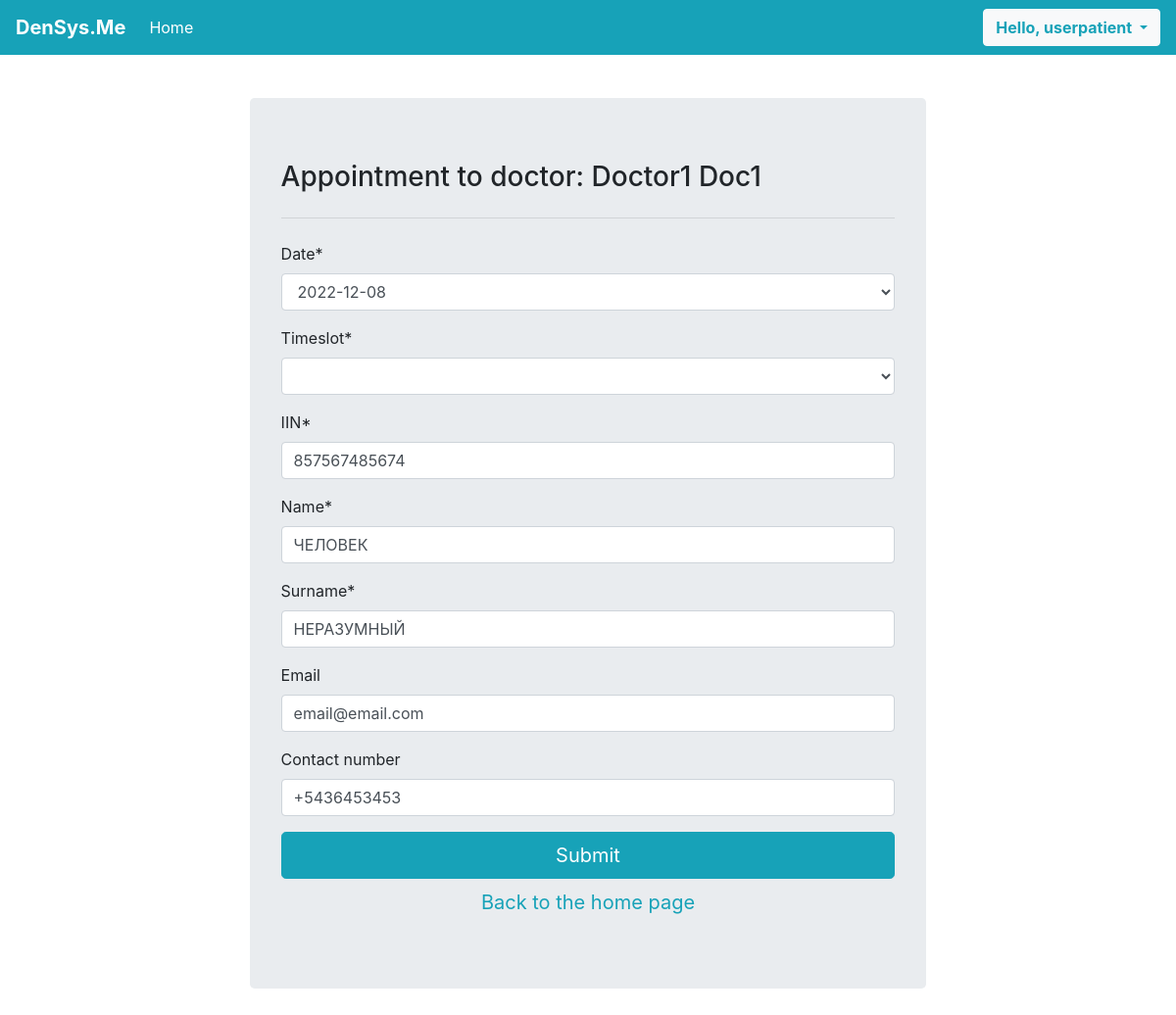
The app's page /request_appointment/1 (signed in) with its own data.
### sys_base/models.py (models this page shows, shortened)
class Account(AbstractUser):
    pass

class Appointment(models.Model):
    class Meta:
        unique_together = ('doctor', 'date', 'timeslot')
    TIMESLOT_LIST = (
        ('09:00 – 09:30', '09:00 – 09:30'),
        ('10:00 – 10:30', '10:00 – 10:30'),
        ('11:00 – 11:30', '11:00 – 11:30'),
        ('12:00 – 12:30', '12:00 – 12:30'),
        ('13:00 – 13:30', '13:00 – 13:30'),
        ('14:00 – 14:30', '14:00 – 14:30'),
        ('15:00 – 15:30', '15:00 – 15:30'),
        ('16:00 – 16:30', '16:00 – 16:30'),
        ('17:00 – 17:30', '17:00 – 17:30'),
    )
    DATE_LIST=[]
    for i in range(0,7):
        day = date.today() + timedelta(days=i)
        DATE_LIST.append((str(day), str(day)))
    doctor = models.ForeignKey(Doctor, on_delete=models.CASCADE, null=True)
    patient = models.ForeignKey(Patient, on_delete=models.CASCADE, null=True)
    patient_iin = models.CharField(max_length=60, blank=True)
    date = models.CharField(choices=DATE_LIST, max_length=60)
    timeslot = models.CharField(choices=TIMESLOT_LIST, max_length=60)
    prescription = models.TextField(blank=True)
    status = models.CharField(blank=True, default='unscheduled', max_length=30)

class Patient(models.Model):
    account = models.OneToOneField(
        settings.AUTH_USER_MODEL,
        on_delete=models.CASCADE,
        blank=True,
        null=True,
    )
    date_of_birth = models.DateField(blank=True, null=True)
    iin = models.CharField(unique=True, default='', max_length = 12, validators = [validators.MinLengthValidator(12), charfield_is_number_validator])
    name = models.CharField(max_length = 30)
    surname = models.CharField(max_length = 30)
    middlename = models.CharField(max_length = 30, blank=True, default='')
    blood_group = models.CharField(max_length = 3, blank=True,
        choices=(
            ('A+', 'A+'),
            ('A-', 'A-'),
            ('B+', 'B+'),
            ('B-', 'B-'),
            ('O+', 'O-'),
            ('AB+', 'AB+'),
            ('AB-', 'AB-'),
        )
    )
    contact_number = models.CharField(
        blank=True,
        max_length = 11,
        validators = [
            validators.RegexValidator(
                "^\\+?\\d{1,4}?[-.\\s]?\\(?\\d{1,3}?\\)?[-.\\s]?\\d{1,4}[-.\\s]?\\d{1,4}[-.\\s]?\\d{1,9}$",
                message = "Incorrect Phone Number"
            ),
            validators.MinLengthValidator(11)
        ]
    )
    email = models.CharField(blank=True, max_length = 30 ,validators = [validators.EmailValidator])
    address = models.CharField(blank=True, max_length = 30)
    marital_status = models.CharField(max_length = 30, blank=True,
        choices=(
            ('Married', 'Married'),
            ('NotMarried', 'Not Married'),
        ))
    registration_date = models.DateField(auto_now_add = True, blank=True)

### sys_base/views.py (the view, shortened to what this page needs)
# urls.py: path('request_appointment/<int:id>', views.appointment, name='request_appointment'),
def appointment(request, id):
    context={}
    doctor = Doctor.objects.get(pk=id)
    selected_doctor=doctor.name+" "+doctor.surname
    context['doctor_name'] = selected_doctor
    avail_days_row = Appointment.objects.filter(doctor=doctor.pk, status='unscheduled').order_by('date')
    dates_distinct = set()
    for day in avail_days_row:
        dates_distinct.add(day.date)
    avail_dates = []
    for day in dates_distinct:
        avail_dates.append((day, day))
    context['form2'] = AppointmentForm(avail_dates, initial={'doctor': doctor.pk, 'status': 'requested'})
    if request.user.is_authenticated and request.user.patient:
        context['form1'] = PatientForm(initial={'iin':request.user.patient.iin, 'name' : request.user.patient.name,
        'surname' : request.user.patient.surname, 'email' : request.user.patient.email, 'contact_number' : request.user.patient.contact_number})
    else:
        context['form1'] = PatientForm()
    if request.method == "GET":
        return render(request, "sys_base/request_app_form.html", context)

### sys_base/forms.py (shortened to what this page needs)
class AppointmentForm(forms.ModelForm):
    class Meta:
        model = Appointment
        fields = ("__all__")
    def __init__(self, dates, *args, **kwargs):
        if isinstance(dates, list):
            super(AppointmentForm, self).__init__(*args, **kwargs)
            AVAIL_DATES = dates
            self.fields["date"].widget = forms.Select(choices=AVAIL_DATES)
        self.fields['patient_iin'].widget = HiddenInput()
        self.fields['status'].widget = HiddenInput()
        self.fields['doctor'].widget = HiddenInput()
        self.fields["timeslot"].widget = forms.Select()

class PatientForm(forms.ModelForm):
    class Meta:
        model = Patient
        fields = ('__all__')
        labels = {
            'iin':'IIN',
        }
    def __init__(self, *args, **kwargs):
        super(PatientForm, self).__init__(*args, **kwargs)
        self.fields['middlename'].required = False
        years=[]
        for year in range(1940,2021):
            years.append(year)
        years.reverse()
        self.fields["date_of_birth"].widget = forms.TextInput( attrs={'type': 'date'} )
        self.fields["email"].widget = forms.EmailInput()

### sys_base/templates/sys_base/request_app_form.html (shortened to what this page needs)
{% extends "sys_base/base.html" %} {% load crispy_forms_tags %} {% block content %}
<div class="container p-t-5">
    <div class="col-md-10 offset-md-1 mt-5">
      <div class="jumbotron" style="margin-top:100px">
        <h3 class="display-8">Appointment to doctor: {{doctor_name}}</h3>
        <hr class="my-4" />
        <form id="app_req" action="" data-timeslots-url="{% url 'ajax_load_timeslots' %}" method="post" autocomplete="off">
          {{form2.date|as_crispy_field}}
          {{form2.timeslot|as_crispy_field}}
          {{form1.iin|as_crispy_field}}
          {{form1.name|as_crispy_field}}
          {{form1.surname|as_crispy_field}}
          {{form1.email|as_crispy_field}}
          {{form1.contact_number|as_crispy_field}}
          <div class="row d.flex">
              <div class="col-md-12">
                  <button type="submit" name="submitappreq" class="btn btn-info btn-block btn-lg">Submit</button>
              </div>
          </div>
          <div class="row d.flex m-t-5">
              <div class="col-md-12">
                  <a href="{% url 'index' %}" class="btn text-info btn-block btn-lg">
                      Back to the home page
                  </a>
              </div>
          </div>
      </form>
      </div>
    </div>
  </div>
{% endblock content %}

### sys_base/templates/sys_base/base.html (shortened to what this page needs)
<!DOCTYPE html>
<html lang="en">
  <head>
    <link rel="stylesheet" href="https://cdnjs.cloudflare.com/ajax/libs/font-awesome/6.2.1/css/all.min.css" />
    <link rel="stylesheet" href="https://cdn.jsdelivr.net/npm/bootstrap@4.3.1/dist/css/bootstrap.min.css">
    <link href=  "http://ajax.googleapis.com/ajax/libs/jqueryui/1.8.16/themes/ui-lightness/jquery-ui.css" rel="stylesheet" type="text/css" />
  </head>
  <body>
    <nav class="navbar navbar-expand-lg fixed-top navbar-dark bg-info">
      <a class="navbar-brand m-r-3 font-weight-bold" href="{% url 'index' %}">DenSys.Me</a>
      <div class="collapse navbar-collapse" id="navbarMenu">
        <ul class="navbar-nav mr-auto">
          <li class="nav-item active">
            <a class="nav-link" href="{% url 'index' %}">Home </a>
          </li>
        </ul>
        <div class="btn-group">
          {% if request.user.is_authenticated %}
          <button type="button" class="btn btn-light font-weight-bold text-info dropdown-toggle" data-toggle="dropdown" aria-haspopup="true" aria-expanded="false">
            Hello, {{user}}
          </button>
          {% else %}
          <ul class="navbar-nav mr-auto">
            <li class="nav-item active">
              <a class="nav-link" href="{% url 'login' %}">ඞ Login ඞ</a>
            </li>
          </ul>
          {% endif %}
        </div>
        </div>
    </nav>
    <div class="container">
      <div class="col-md-10 offset-md-1 mt-5">
          {% block content %} {% endblock content %}
      </div>
    </div>
    <script src="https://cdn.jsdelivr.net/npm/bootstrap@4.3.1/dist/js/bootstrap.min.js"></script>  </body>
</html>

### records on screen
Account: username "userpatient"
Appointment: date "2022-12-08"
Patient: iin "857567485674", name "ЧЕЛОВЕК", surname "НЕРАЗУМНЫЙ", email "email@email.com", contact_number "+5436453453"

### other values on screen
{{ doctor_name }} "Doctor1 Doc1"
